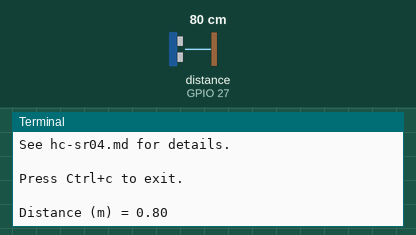
The program below on a simulated Raspberry Pi (BCM pin numbers). On the bench: the last lines printed to the terminal. The inputs (shaded band) are chosen by the test bench; at power-on: distance to the obstacle (sensor on GPIO 27) 80 cm. The echo pulse lasts 58.3 µs per cm; the clock reads 2024-03-15 10:24:30 at power-on unless the program sets it.

Above: at 1.2 s.
1.3 s: distance to the obstacle (sensor on GPIO 27) set to 2 cm
At 2.6 s:
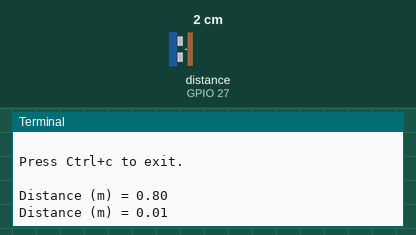
2.8 s: distance to the obstacle (sensor on GPIO 27) set to 4 cm
At 3.8 s:
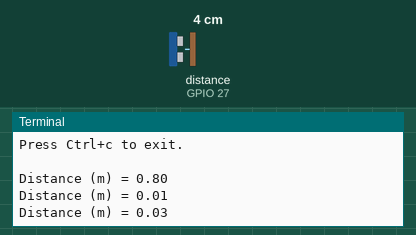
Timing chart, 0 to 5.8 s (numbered marks = the images above; inputs shaded):
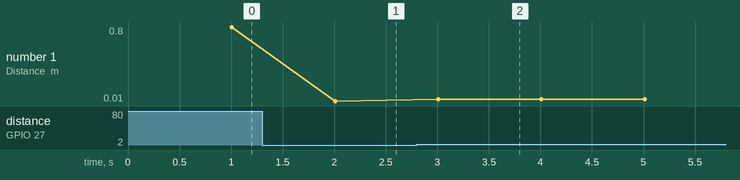

The program:

hc-sr04.py
```python
"""hc-sr04.py - demo script for HC-SR04 GPIO circuit - an ultrasonic distance ranger.

See hc-sr04.md for details.

Press Ctrl+c to exit.
"""

import RPi.GPIO as GPIO
import time

print (__doc__)

trigger_pin = 17
echo_pin = 27

SPEED_OF_SOUND = 343.2 # in dry air at 20 degrees C, 1 atm.

GPIO.setmode(GPIO.BCM)
GPIO.setup(trigger_pin, GPIO.OUT)
GPIO.setup(echo_pin, GPIO.IN)

GPIO.output(trigger_pin, False)

try:
  while True:
    time.sleep(1)

    # Send 10us pulse
    GPIO.output(trigger_pin, True)
    time.sleep(0.00001)
    GPIO.output(trigger_pin, False)
    start = time.time()
    while not GPIO.input(echo_pin):
      start = time.time()

    while GPIO.input(echo_pin):
      stop = time.time()

    # Distance pulse travelled is elapsed time multiplied by the speed
    # of sound (m/s) and object must be half-way.
    elapsed = stop-start
    distance = elapsed * SPEED_OF_SOUND * 0.5
    distance = 0.01 * int(distance*100)

    print ("Distance (m) = {:.2f}".format(distance))

except KeyboardInterrupt:
  GPIO.cleanup()

except Exception as e:
  print (str(e))
  GPIO.cleanup()
```

Measured:
- after the input at 1.3 s, the terminal: prints a new line after 0.71 s (image 1)
- after the input at 2.8 s, the terminal: prints a new line after 0.21 s (image 2)
- plotted number 1: 0.8 → 0.01 after the input at 1.3 s, 0.01 → 0.03 after the input at 2.8 s
